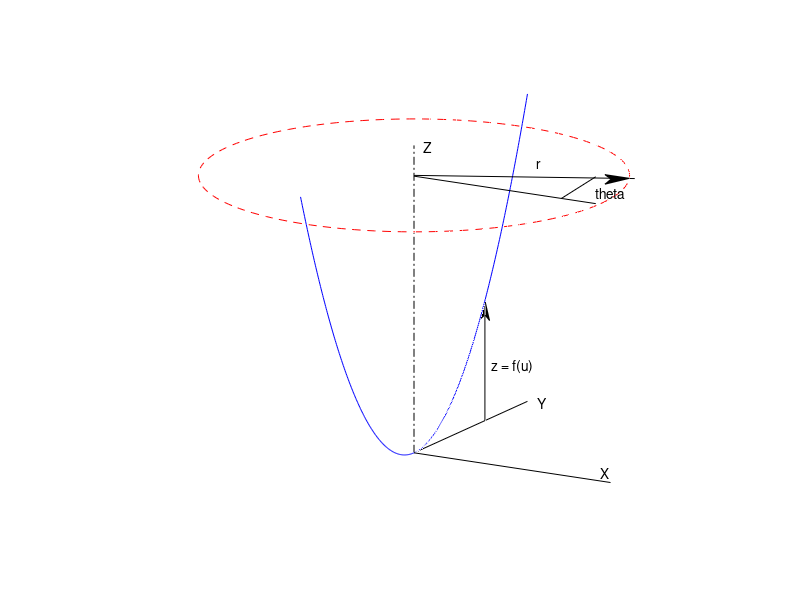

This chart was generated by the following MATLAB code:
function main()
clear
clc
close all
    N = 200;
    z_slice = 3.8;
    a_h = 1;
    % range of u
    u = linspace(0, 4, N);
    % plot left and right curves
    z = f(u);
    x = zeros(1,N);
    plot3(x, u, z, 'b')
    hold on
    plot3(x, -u, z, 'b')
    % draw circle in x-y plane at z = z_slice
    th = linspace(0, 2*pi, N);
    z = ones(1,N) * f(z_slice);
    rad = 3.8;
    x = rad .* cos(th);
    y = rad .* sin(th);
    plot3(x, y, z, 'r--');
    % draw axis of rotation
    x = [0 0];
    y = [0 0];
    z = [0 16];
    plot3(x, y, z, 'k-.')
    % r arrow
    x = [0 0];
    y = [2.5 2.5];
    z = [0 f(2.5)];
    plot3(x, y, z, 'k')
    % arrow head
    x = [0, a_h/16, 0, -a_h/16, 0]*1.5;
    y = [0 0 0 0 0];
    z = [0, -a_h, -3*a_h/4, -a_h, 0];
    fill3(x, y+2.5, z + f(2.5), 'k')
    % rotated arrow head
    x = [0, -1, -.75, -1, 0]/2;
    z = [0, 0, -.75, -2, 0]/4;
    fill3(x+3.75, y+1.1, z+15, 'k')
    % arrow 2
    x = [0 3.8];
    y = [ 0, 1.2];
    z = [ f(z_slice), 14.94];
    plot3(x, y, z, 'k')
    
    text(0.2, 2.4, 3, 'z = f(u)')
    text(3.7, 0, 15, 'theta')
    text(2.5, 0, 16, 'r')
    x = [0 3.7];
    y = [0 0];
    z = [14.4 14.4];
    plot3(x, y, z, 'k')
    x = [3 3.7];
    y = [0 0];
    z = [14.4 15.8];
    plot3(x, y, z, 'k')
    % dummy axes
    x = [0 0];
    y = [0 4];
    z = [0 0];
    plot3(x, y, z, 'k')
    text(0.2, 4, 0, 'Y')
    x = [0 4];
    y = [0 0];
    z = [0 0];
    plot3(x, y, z, 'k')
    text(3.5, 0.5, 0, 'X')
    text(0.2, 0, 16, 'Z')
    grid on
    axis([-4 4 -4 4 0 17])
%     axis equal
     axis off
    xlabel('X')
    ylabel('Y')
    zlabel('Z')
    view(30, 20)
end

function v = f(u)
    v = u.^2;
end

